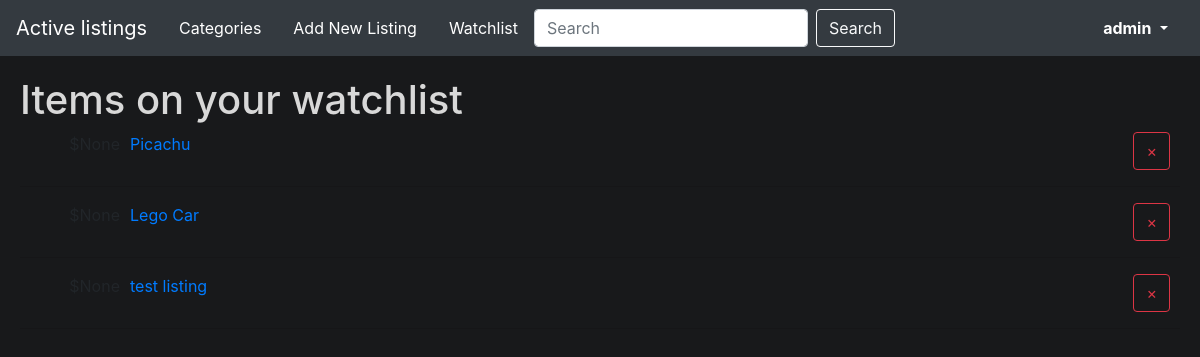
/watchlist (signed in), run on an earlier commit of the app's database.
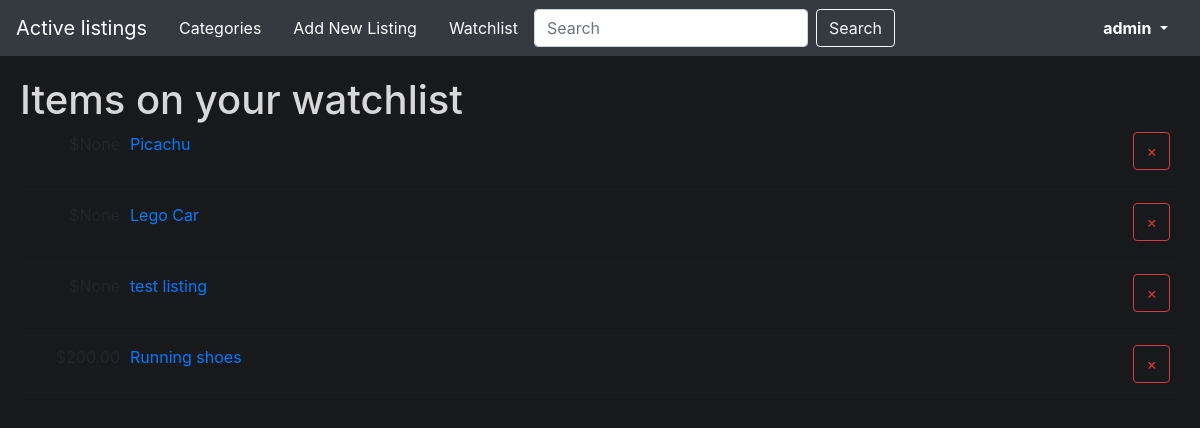
And on a later commit of the database.
### auctions/models.py (models this page shows, shortened)
class Listing(models.Model):
    owner = models.ForeignKey(User, on_delete=models.CASCADE, related_name="owned_auctions")
    title = models.CharField(max_length=200)
    state = models.CharField(max_length=10, default="active", choices = [('active','active'), ('closed', 'closed')])
    category = models.CharField(max_length=64, null=True, blank=True)
    description = models.CharField(max_length=1500)
    initial_price = models.DecimalField(max_digits=8, decimal_places=2, default = 0.00)
    current_price = models.DecimalField(max_digits=8, decimal_places=2, null=True, blank=True)
    start_date = models.DateField(auto_now_add=True, editable=False)
    item_image = models.ImageField(upload_to ='uploads/', null=True, blank=True)
    watchers = models.ManyToManyField(User, blank=True, related_name="watched_items")
    highest_bidder = models.ForeignKey(User, on_delete=models.CASCADE, null=True, blank=True)
    def __str__(self):
        return self.title

### auctions/views.py (the view)
# urls.py: path("watchlist", views.watchlist, name="watchlist"),
def watchlist(request):
    user = request.user
    if request.method == "POST":
        listing = Listing.objects.get(id=request.POST["watch_remove"])
        listing.watchers.remove(user)
    return render(request, "auctions/watchlist.html", {
        "watched_items": user.watched_items.all(),
    })

### auctions/templates/auctions/watchlist.html (shortened to what this page needs)
{% extends "auctions/layout.html" %}
{% block body %}
    <h1>Items on your watchlist</h1>
    {% for item in watched_items %}
    <form method="post">
        <div  class="watchlist_grid">
            <div style="display:flex;">
                <span style='display:inline-block;margin-right:10px; min-width:100px; text-align: right;'>${{ item.current_price }}</span>
                <a href='/listings/{{item.id}}'>{{ item }}</a>
            </div>
            <button value="{{item.id}}" name="watch_remove" class="btn btn-outline-danger" style="margin-right:10px">×</button>
        </div>
    </form>
        <hr>
    {% empty %}
    <p>no items to show.</p>
    {% endfor %}
{% endblock %}

What changed in the data, as far as the page shows it:
added Listing: title "Running shoes", {{ item.id }} 34 (drawn)
